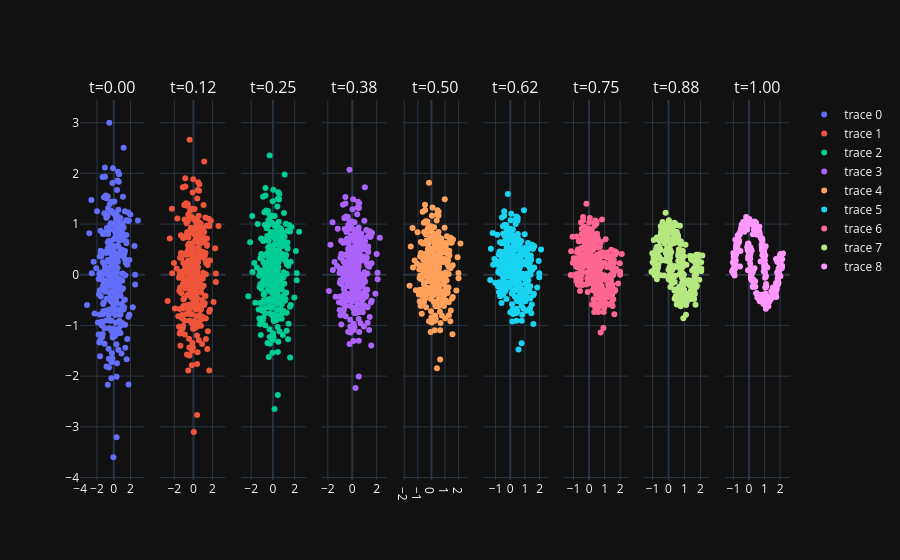

Source (notebook cell):
### Code cell
x = torch.randn(300, 2)
n_steps = 8
timesteps = torch.linspace(0, 1, n_steps + 1)
fig = make_subplots(rows=1, cols=n_steps + 1, subplot_titles=[f"t={t:.2f}" for t in timesteps], shared_yaxes=True)
fig.add_trace(go.Scatter(x=x.detach()[:, 0], y=x.detach()[:, 1], mode="markers"), row=1, col=1)
for i in range(1, n_steps + 1):
    x = flow.step(x, timesteps[i - 1], timesteps[i])
    fig.add_trace(go.Scatter(x=x.detach()[:, 0], y=x.detach()[:, 1], mode="markers"), row=1, col=i + 1)
fig.show()

### Figure 1 — Plotly figure (JSON) as saved in the notebook; plotly's stock layout.template omitted (floating-point values rounded to 4 significant figures; data arrays with more than 128 entries replaced by an {"elided": "..."} marker saying what was removed)
{"data": [{"mode": "markers", "x": {"elided": "300 float values"}, "y": {"elided": "300 float values"}, "type": "scatter", "xaxis": "x", "yaxis": "y"}, {"mode": "markers", "x": {"elided": "300 float values"}, "y": {"elided": "300 float values"}, "type": "scatter", "xaxis": "x2", "yaxis": "y2"}, {"mode": "markers", "x": {"elided": "300 float values"}, "y": {"elided": "300 float values"}, "type": "scatter", "xaxis": "x3", "yaxis": "y3"}, {"mode": "markers", "x": {"elided": "300 float values"}, "y": {"elided": "300 float values"}, "type": "scatter", "xaxis": "x4", "yaxis": "y4"}, {"mode": "markers", "x": {"elided": "300 float values"}, "y": {"elided": "300 float values"}, "type": "scatter", "xaxis": "x5", "yaxis": "y5"}, {"mode": "markers", "x": {"elided": "300 float values"}, "y": {"elided": "300 float values"}, "type": "scatter", "xaxis": "x6", "yaxis": "y6"}, {"mode": "markers", "x": {"elided": "300 float values"}, "y": {"elided": "300 float values"}, "type": "scatter", "xaxis": "x7", "yaxis": "y7"}, {"mode": "markers", "x": {"elided": "300 float values"}, "y": {"elided": "300 float values"}, "type": "scatter", "xaxis": "x8", "yaxis": "y8"}, {"mode": "markers", "x": {"elided": "300 float values"}, "y": {"elided": "300 float values"}, "type": "scatter", "xaxis": "x9", "yaxis": "y9"}], "layout": {"xaxis": {"anchor": "y", "domain": [0.0, 0.09136]}, "yaxis": {"anchor": "x", "domain": [0.0, 1.0]}, "xaxis2": {"anchor": "y2", "domain": [0.1136, 0.2049]}, "yaxis2": {"anchor": "x2", "domain": [0.0, 1.0], "matches": "y", "showticklabels": false}, "xaxis3": {"anchor": "y3", "domain": [0.2272, 0.3185]}, "yaxis3": {"anchor": "x3", "domain": [0.0, 1.0], "matches": "y", "showticklabels": false}, "xaxis4": {"anchor": "y4", "domain": [0.3407, 0.4321]}, "yaxis4": {"anchor": "x4", "domain": [0.0, 1.0], "matches": "y", "showticklabels": false}, "xaxis5": {"anchor": "y5", "domain": [0.4543, 0.5457]}, "yaxis5": {"anchor": "x5", "domain": [0.0, 1.0], "matches": "y", "showticklabels": false}, "xaxis6": {"anchor": "y6", "domain": [0.5679, 0.6593]}, "yaxis6": {"anchor": "x6", "domain": [0.0, 1.0], "matches": "y", "showticklabels": false}, "xaxis7": {"anchor": "y7", "domain": [0.6815, 0.7728]}, "yaxis7": {"anchor": "x7", "domain": [0.0, 1.0], "matches": "y", "showticklabels": false}, "xaxis8": {"anchor": "y8", "domain": [0.7951, 0.8864]}, "yaxis8": {"anchor": "x8", "domain": [0.0, 1.0], "matches": "y", "showticklabels": false}, "xaxis9": {"anchor": "y9", "domain": [0.9086, 1.0]}, "yaxis9": {"anchor": "x9", "domain": [0.0, 1.0], "matches": "y", "showticklabels": false}, "annotations": [{"font": {"size": 16}, "showarrow": false, "text": "t=0.00", "x": 0.04568, "xanchor": "center", "xref": "paper", "y": 1.0, "yanchor": "bottom", "yref": "paper"}, {"font": {"size": 16}, "showarrow": false, "text": "t=0.12", "x": 0.1593, "xanchor": "center", "xref": "paper", "y": 1.0, "yanchor": "bottom", "yref": "paper"}, {"font": {"size": 16}, "showarrow": false, "text": "t=0.25", "x": 0.2728, "xanchor": "center", "xref": "paper", "y": 1.0, "yanchor": "bottom", "yref": "paper"}, {"font": {"size": 16}, "showarrow": false, "text": "t=0.38", "x": 0.3864, "xanchor": "center", "xref": "paper", "y": 1.0, "yanchor": "bottom", "yref": "paper"}, {"font": {"size": 16}, "showarrow": false, "text": "t=0.50", "x": 0.5, "xanchor": "center", "xref": "paper", "y": 1.0, "yanchor": "bottom", "yref": "paper"}, {"font": {"size": 16}, "showarrow": false, "text": "t=0.62", "x": 0.6136, "xanchor": "center", "xref": "paper", "y": 1.0, "yanchor": "bottom", "yref": "paper"}, {"font": {"size": 16}, "showarrow": false, "text": "t=0.75", "x": 0.7272, "xanchor": "center", "xref": "paper", "y": 1.0, "yanchor": "bottom", "yref": "paper"}, {"font": {"size": 16}, "showarrow": false, "text": "t=0.88", "x": 0.8407, "xanchor": "center", "xref": "paper", "y": 1.0, "yanchor": "bottom", "yref": "paper"}, {"font": {"size": 16}, "showarrow": false, "text": "t=1.00", "x": 0.9543, "xanchor": "center", "xref": "paper", "y": 1.0, "yanchor": "bottom", "yref": "paper"}]}}
